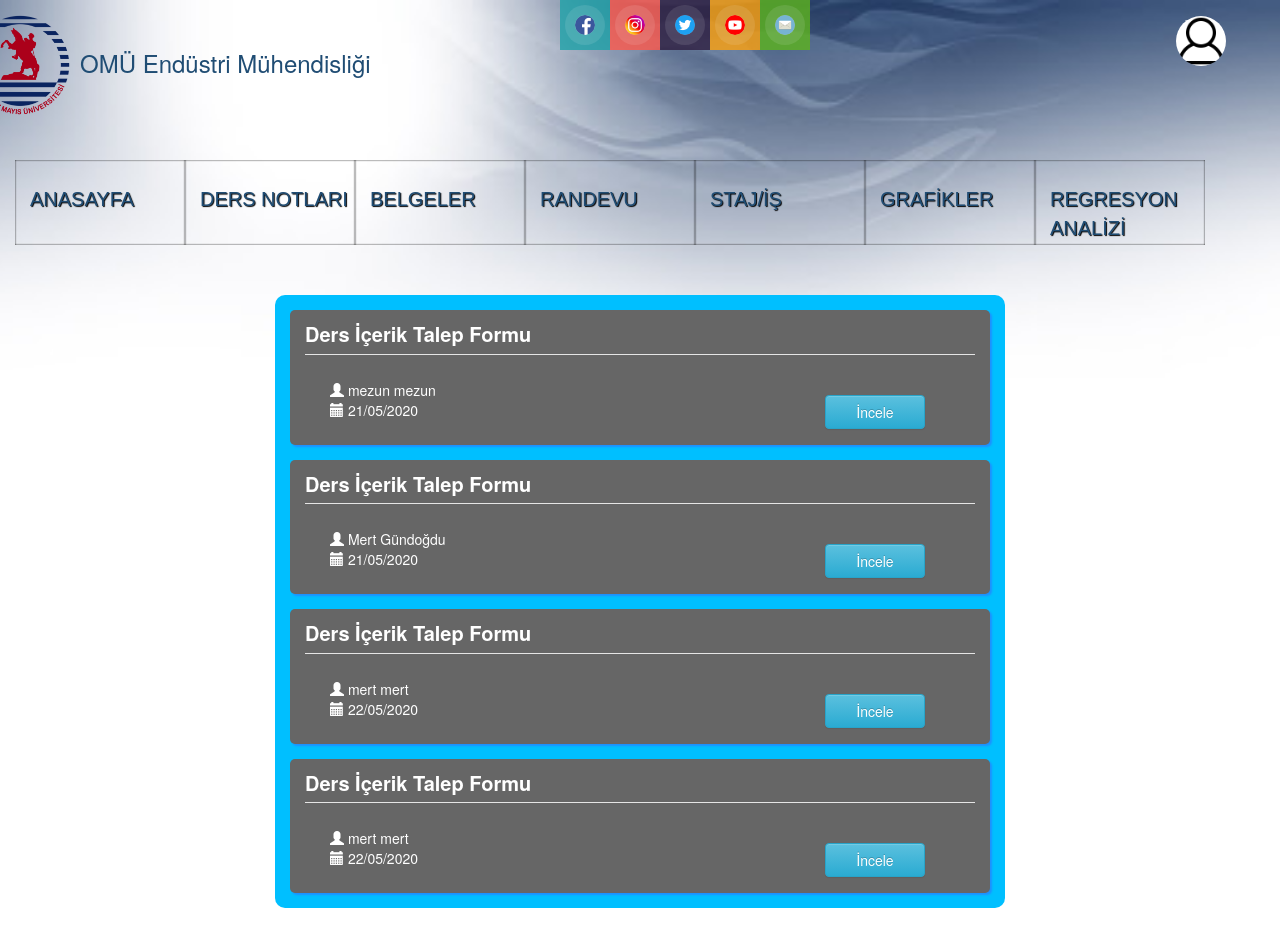
Screenshot of /dersicerik/dersicerikIstek/ (signed in) with the database file from the repository.
### dersicerik/models.py (models this page shows)
class DersIcerikMezun(models.Model):
    ad = models.CharField(max_length=250, blank=False, null=False)
    soyad = models.CharField(max_length=250, blank=False, null=False)
    ogrenciNo = models.IntegerField(blank=True, null=True)
    mezunYili = models.IntegerField(blank=False, null=False)
    dersAdi = models.CharField(max_length=250, blank=False, null=False)
    aciklama = models.TextField(max_length=250, blank=False, null=False)
    istekTarihi = models.DateTimeField()
    teslimTarihi = models.DateTimeField(blank = True, null = True)
    mail = models.EmailField()
    ogretimGorevlisi = models.CharField(max_length=100, null=False, blank=False)

### dersicerik/views.py (the view)
def dersicerikIstekleri(request):
    for g in request.user.groups.all():
        if g.name == 'Mezun':
            mezunIstekleri = DersIcerikMezun.objects.filter(mail=request.user.email)
            return render(request, 'dersicerik/dersicerikIstekleri.html', {'mezunIstekleri': mezunIstekleri})
        if g.name == 'Öğretim Görevlisi':
            mezunIstekleri = DersIcerikMezun.objects.filter(ogretimGorevlisi=request.user.get_full_name())
            hoca = OgretimGorevlisi.objects.get(user=request.user)
            hoca.save()
            return render(request, 'dersicerik/dersicerikIstekleri.html', {'mezunIstekleri': mezunIstekleri, 'hoca': hoca})

### templates/dersicerik/dersicerikIstekleri.html (shortened to what this page needs)
{% extends 'base.html' %}
{% load static %}
{% block body %}
<div class="container" style="margin-top: 50px; margin-bottom: 50px; background-color: deepskyblue; width: 730px; -webkit-border-radius: 10px; -moz-border-radius: 10px; border-radius: 10px 10px 10px 10px;">
{% for g in user.groups.all %}
    {% if g.name == 'Öğretim Görevlisi' %}
        {% for mezunIstek in mezunIstekleri %}
            <div class="container"
                 style="background-color: #666; width: 700px; margin-bottom: 15px; margin-top: 15px; display: block; color: white; -webkit-border-radius: 5px; -moz-border-radius: 5px; border-radius: 5px 5px 5px 5px; -moz-box-shadow: 2px 2px 2px #1E90FF; -webkit-box-shadow: 2px 2px 2px #1E90FF;">
                <legend><b><p style="margin-top: 10px; margin-bottom: 5px; font-size: 20px; color: white;">Ders İçerik Talep Formu</p></b></legend>
                <div class="row" style="margin-left: 5px; font-size: 14px">
                    <div class="form-group row col-lg-10" style="margin-top: 5px;">
                        <p>
                            <span class="glyphicon glyphicon-user" style="margin-left: 20px;"></span>
                            {{mezunIstek.ad}} {{mezunIstek.soyad}}<br>
                            <span class="glyphicon glyphicon-calendar" style="margin-left: 20px;"></span>
                            {{mezunIstek.istekTarihi|date:"d/m/Y"}}
                        </p>
                    </div>
                    <div class="col-lg-2">
                        <br>
                        <button class="btn btn-info pull-right" type="submit" onclick="location.href='{% url 'dersicerik:dersicerikIstekleriDetay' mezunIstek.pk 1 %}';" style="margin-right: 20px; width: 100px;">İncele</button>
                    </div>
                </div>
            </div>
        {% endfor %}
    {% endif %}
{% endfor %}
</div>
{% endblock %}

### templates/base.html (shortened to what this page needs)
{% load static %}
<!DOCTYPE html>
<html lang="tr">
<head>
    <link rel="stylesheet" href="{% static 'css/bootstrap.min.css' %}" type="text/css">
    <link rel="stylesheet" href="{% static 'css/body.css' %}" type="text/css">
    <link rel="stylesheet" href="{% static 'css/menu2.css' %}" type="text/css">
    <link rel="stylesheet" href="{% static 'css/menu.css' %}" type="text/css">
    <link rel="stylesheet" href="{% static 'css/footer.css' %}" type="text/css">
    <link rel="stylesheet" href="{% static 'css/sosyalmedya.css' %}" type="text/css">
    <link rel="stylesheet" href="{% static 'css/profil.css' %}" type="text/css">
    {% include 'base/css.html' %}
</head>
<body style="">
<div class="container">
    <div class="col-lg-1">
        <div class="logo"><img id="logo" src="{% static 'images/omu-logotr.png' %}"/></div>
    </div>
    <div class="col-lg-4">
        <br>
        <h3 id="baslik" class="title">OMÜ Endüstri Mühendisliği</h3>
    </div>
    <div class="col-lg-3">
        <ul class="nav">
            <a href="https://www.facebook.com/omuendustri/" target="_blank">
                <li class="hm">
                    <img class="icon" src="{% static 'images/facebook.png' %}" alt="">
                </li>
            </a>
            <a href="https://www.instagram.com/omuendustri/" target="_blank">
            <li class="fb">
                <img class="icon" src="{% static 'images/instagram.png' %}" alt="">
            </li>
            </a>
            <a href="https://twitter.com/emmtomu" target="_blank">
            <li class="gp">
                <img class="icon" src="{% static 'images/twitter.png' %}" alt="">
            </li>
            </a>
            <a href="https://www.youtube.com/channel/UCCdABDcBJFOBnN6jZbnlChw" target="_blank">
            <li class="tw">
                <img class="icon" src="{% static 'images/youtube.png' %}" alt="">
            </li>
            </a>
            <li class="cl">
                <img class="icon" src="{% static 'images/mail.png' %}" alt="">
            </li>
        </ul>
    </div>
    <div class="dropdown1 col-lg-1" id="dropdown1">
        <button class="btn3 btn-default dropdown-toggle" type="button" id="dropdownMenu1" data-toggle="dropdown"
                aria-haspopup="true" aria-expanded="true">
            <center><img id="avatar" src="{% static 'images/user.jpg' %}"></center>
        </button>
    </div>
</div>
{% for g in user.groups.all %}
{% if g.name == 'Öğretim Görevlisi' %}
<div id="deneme" class="container">
    <ul id="sdt_menu" class="sdt_menu">
        <li>
            <a href="{% url 'anasayfa' %}">
                <span class="sdt_wrap">
              <span class="sdt_link" style="color:#204d74;">ANASAYFA</span>
            </span>
            </a>
        </li>
        <li>
            <a href="#">
                <span class="sdt_wrap">
              <span class="sdt_link" style="color:#204d74">DERS NOTLARI</span>
            </span>
            </a>
        </li>
        <li>
            <a href="#">
                <span class="sdt_wrap">
            <span class="sdt_link" style="color:#204d74;">BELGELER
                </span>
            </span>
            </a>
        </li>
        <li>
            <a href="{% url 'randevu:list' %}">
                <span class="sdt_wrap">
                <span class="sdt_link" style="color:#204d74">RANDEVU
                    </span>
                </span>
            </a>
        </li>
        <li>
            <a href="#">
                <span class="sdt_wrap">
              <span class="sdt_link" style="color:#204d74;">STAJ/İŞ
              </span>
            </span>
            </a>
        </li>
        <li>
            <a href="{% url 'charts' %}">
                <span class="sdt_wrap">
              <span class="sdt_link" style="color:#204d74;">Grafikler</span>
            </span>
            </a>
        </li>
        <li>
            <a href="{% url 'machine:machine' %}">
                <span class="sdt_wrap">
              <span class="sdt_link" style="color:#204d74;">Regresyon Analizi</span>
            </span>
            </a>
        </li>
    </ul>
</div>
{% endif %}
{% endfor %}
{% block body %}
{% endblock %}
</body>
</html>

### static/css/body.css (style rules this page uses)
body { background-image: url('/static/images/arkaplan6.jpeg'); background-repeat: no-repeat; background-position: top center; background-attachment: fixed; background-size: cover; -webkit-background-size: cover; -moz-background-size: cover; -o-background-size: cover; margin: 0; padding: 0; font-family:Arial; }

### static/css/menu2.css (style rules this page uses)
ul.sdt_menu { margin:0; padding:0; list-style: none; font-family:"Myriad Pro", "Trebuchet MS", sans-serif; font-size:14px; width:1020px; }
ul.sdt_menu a { text-decoration:none; outline:none; }
ul.sdt_menu li { float:left; width:170px; height:85px; position:relative; cursor:pointer; }
ul.sdt_menu li > a { position:absolute; top:0px; left:0px; width:170px; height:85px; z-index:12; background:transparent url(../images/overlay.png) no-repeat bottom right; -moz-box-shadow:0px 0px 2px #000 inset; -webkit-box-shadow:0px 0px 2px #000 inset; box-shadow:0px 0px 2px #000 inset; }
ul.sdt_menu li span.sdt_wrap { position:absolute; top:25px; left:0px; width:170px; height:60px; z-index:15; }
ul.sdt_menu li span span.sdt_link, ul.sdt_menu li span span.sdt_descr, ul.sdt_menu li div.sdt_box a { margin-left:15px; text-transform:uppercase; text-shadow:1px 1px 1px #000; }
ul.sdt_menu li span span.sdt_link { color:#fff; font-size:24px; float:left; clear:both; }

### static/css/menu.css (style rules this page uses)
#deneme { width: 100%; }
#deneme ul li a span { font-size: 20px; }
ul.sdt_menu { margin-top:40px; width: auto; height: 70px; }

### static/css/footer.css (style rules this page uses)
#baslik { color: #204d74; margin-left: -100px; margin-top: 30px; }
#logo { width: 110px; margin-left: -120px; margin-top: 10px; }

### static/css/sosyalmedya.css (style rules this page uses)
ul li { list-style:none; }
.nav { overflow:hidden; margin:0 auto; width:750px; }
.nav li { width:50px; height:50px; display:inline-block; float:left; cursor:pointer; transition:all 0.4s; -webkit-transition:all 0.4s; -moz-transition:all 0.4s; }
img.icon { height: 20px; width: 20px; background:rgba(255, 255, 255, 0.4); border-radius:100%; margin:15px auto; display:block; transition:all 0.8s; -webkit-transition:all 0.8s; -moz-transition:all 0.8s; box-shadow: 0 0 0 30px rgba(255,255,255,0.1); -webkit-box-shadow: 0 0 0 10px rgba(255,255,255,0.1); }
.hm { background:rgba(29, 162, 168, 0.8); }
.fb { background:rgba(255, 89, 76, 0.8); }
.gp { background:rgba(47, 31, 64, 0.8); }
.tw { background:rgba(254, 162, 14, 0.8); }
.cl { background:rgba(93, 181, 29, 0.8); }

### static/css/profil.css (style rules this page uses)
#dropdown1 { margin-left: 280px; }
#avatar { width:50px; height:50px; margin-top: -5px; margin-left: -15px; border-radius:100%; }
.btn3 { width:0px; height:0px; margin-left: 60px; margin-top: 20px; border: none; border-radius:100%; background-image: url('images/arkaplan.jpg'); }

### rows the page displays
DersIcerikMezun: ad "mezun", soyad "mezun", istekTarihi "21/05/2020"
DersIcerikMezun: ad "Mert", soyad "Gündoğdu", istekTarihi "21/05/2020"
DersIcerikMezun: ad "mert", soyad "mert", istekTarihi "22/05/2020"
DersIcerikMezun: ad "mert", soyad "mert", istekTarihi "22/05/2020"
